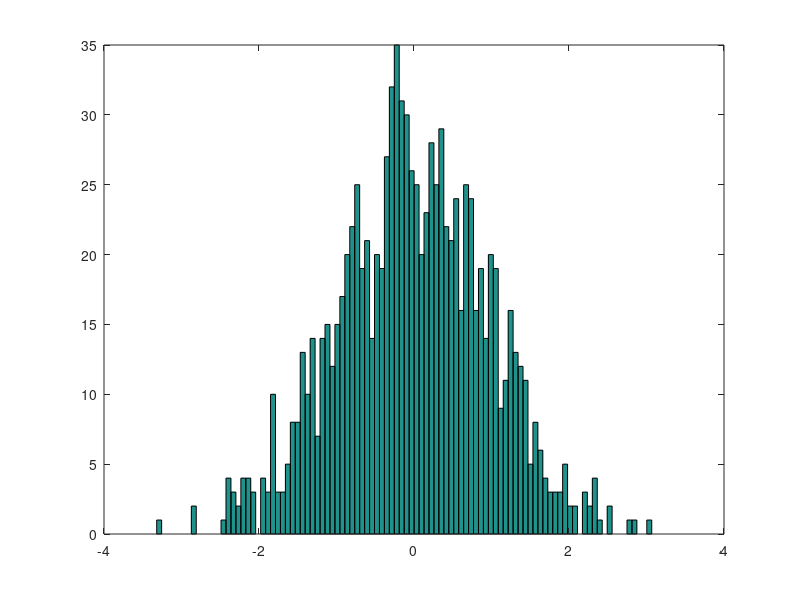
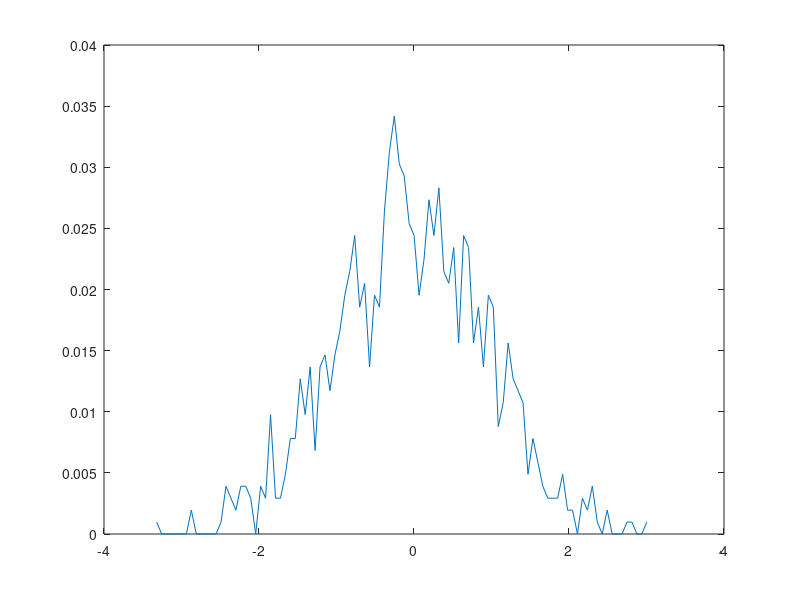

Source code (MATLAB) for these figures, in order:

ydata = random('Normal',0,1,1,1024);

bins = 100;
maxdat = max(ydata);
mindat = min(ydata);
bin_space = (maxdat - mindat) / bins;
xtick = mindat : bin_space : maxdat - bin_space;


distribution = hist(ydata,bins);
figure(1)
hist(ydata,bins)
% pdf = bins * distribution / ((sum(distribution )) * (maxdat - mindat));
 pdf = distribution / sum(distribution);
figure(2);
plot(xtick,pdf);
k = sum(pdf) * bin_space;